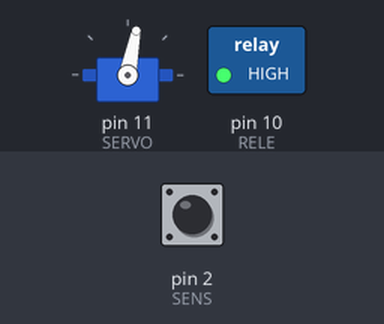
Simulated run of this sketch. Board: Arduino Uno, built with avr-gcc and run on an emulated ATmega328P. On the bench: servo, switched loads named in the sketch (green lamp = pin HIGH). The test bench sets the inputs (shaded band); at power-on: pin 2 (SENS) HIGH.

Above: at 1.2 s.
1.3 s: pin 2 (SENS) driven LOW
At 1.7 s:
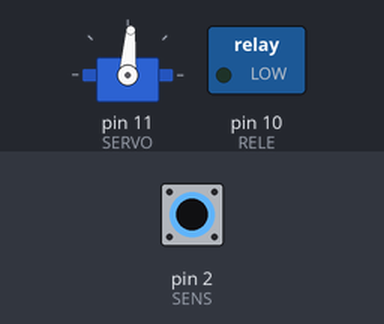
2.8 s: pin 2 (SENS) driven HIGH
At 2.95 s:
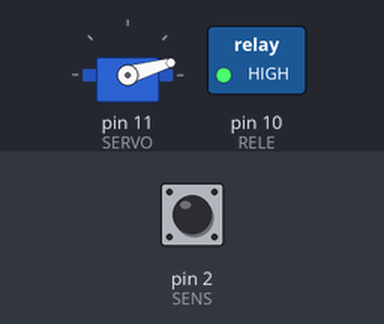
5.8 s: pin 2 (SENS) driven LOW
At 6.4 s:
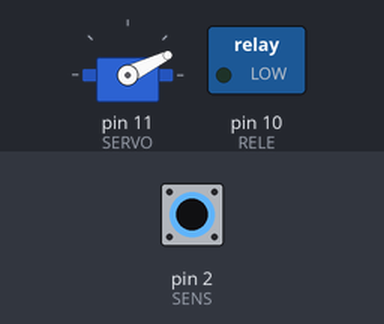
7.3 s: pin 2 (SENS) pulsed HIGH 2 times (0.12 s each, 0.3 s apart)
At 8.5 s:
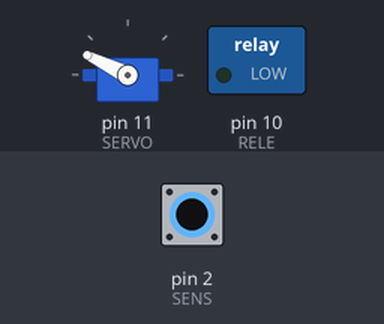
9.4 s: pin 2 (SENS) pulsed HIGH 5 times (0.12 s each, 0.3 s apart)
At 12.0 s:
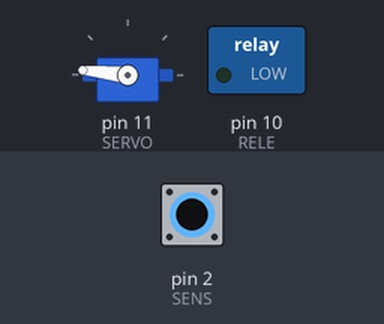
Timing chart, 0 to 13.4 s (numbered marks = the images above; inputs shaded):
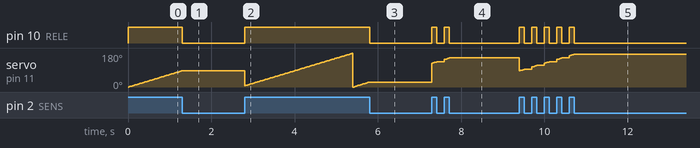

Measured:
- after the input at 1.3 s, pin 10 (RELE): HIGH → LOW at once; servo on pin 11 (SERVO): goes on until 1.3 s, then stays 86°
- after the input at 2.8 s, pin 10 (RELE): LOW → HIGH at once
- after the input at 5.8 s, pin 10 (RELE): HIGH → LOW at once; servo on pin 11 (SERVO): stays 26° (without the input it goes to 28° after 0.02 s)
- after the input at 7.3 s, pin 10 (RELE): alternates HIGH for 0.12 s and LOW for 0.18 s, 4 changes in all, then stays LOW, starting at once; servo on pin 11 (SERVO): moves from 26° to 154° over 0.41 s, starting at once
- after the input at 9.4 s, pin 10 (RELE): alternates HIGH for 0.12 s and LOW for 0.18 s, 10 changes in all, then stays LOW, starting at once

The sketch:

Fire_robot.ino
```cpp
#include <Servo.h>

#define SENS  2

#define RELE  10

#define SERVO 11

#define RON   LOW
#define ROF   HIGH

Servo servo;

bool flSt = false;
int16_t i = 0;
bool up = false;

void Sens()
{
  if (!digitalRead(SENS))
  {
    flSt = true;
  }
  else
  {
    flSt = false;
  }
}

void setup()
{
  pinMode(SENS, INPUT_PULLUP);
  pinMode(RELE, OUTPUT);
  digitalWrite(RELE, ROF);
  servo.attach(SERVO);
  servo.write(0);
}

void loop() {
  Sens();
  if (flSt) {
    // Flame detected
    if (servo.attached()) {
      // If the servo is attached, detach it
      servo.detach();
    }
    // Turn on the water pump through the relay
    digitalWrite(RELE, RON);  // Assuming RON is the state for turning on the relay
  } else {
    // No flame detected
    if (!servo.attached()) {
      // If the servo is not attached, attach it
      servo.attach(SERVO);
    }
    // Move the servo motor continuously
    servo.write((millis() / 15) % 180);  // Adjust the divisor for speed
    // Stop the water pump through the relay
    digitalWrite(RELE, ROF);  // Assuming ROF is the state for turning off the relay
  }
}
```
